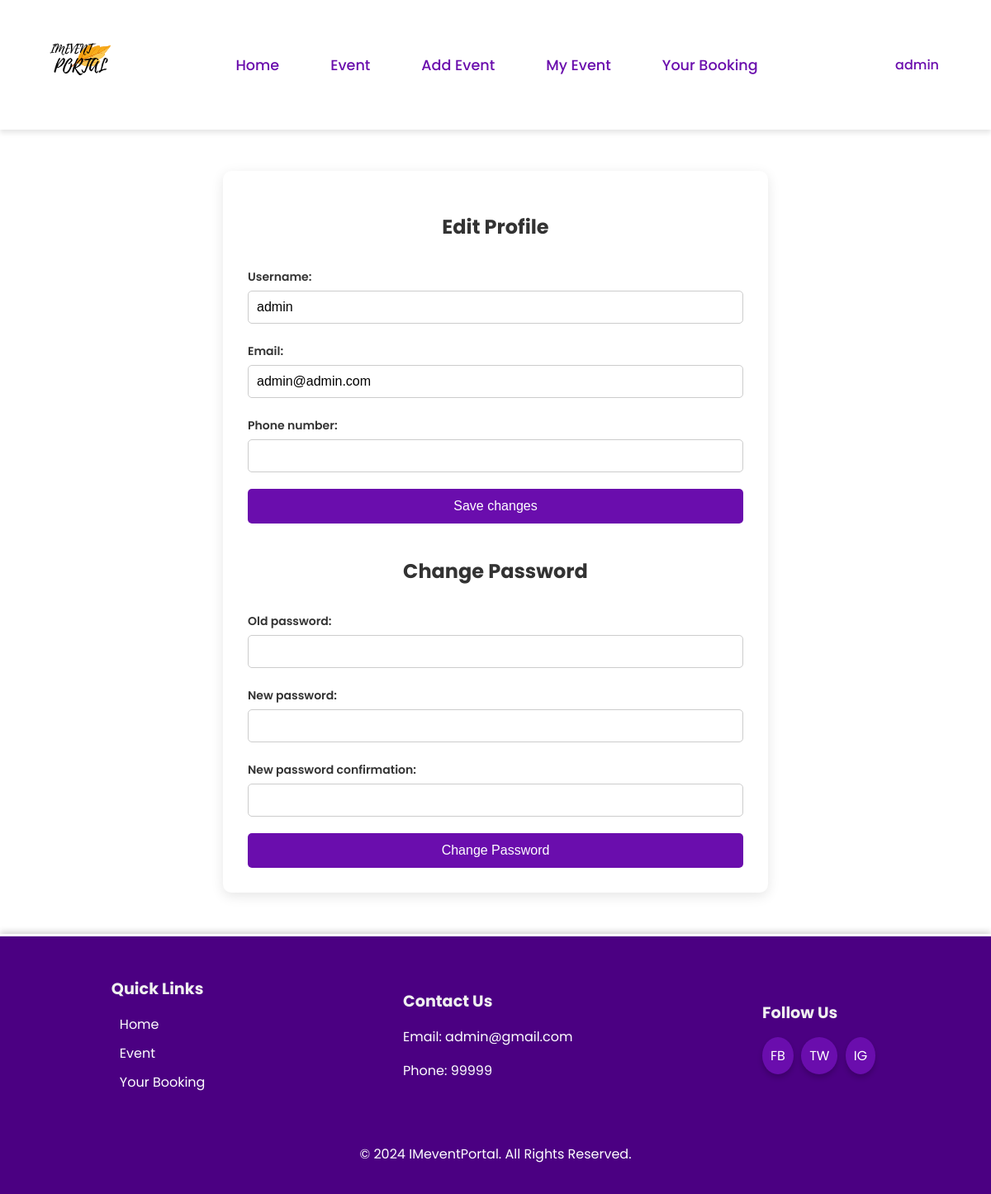
Page /editProfile/2 (signed in) on the committed database.
### Event/models.py (models this page shows, shortened)
class CustomUser(AbstractUser):
    email = models.EmailField(unique=True)
    user_type = models.CharField(max_length=10, choices=USER_TYPE_CHOICES, default='student')
    phone_number = models.CharField(max_length=15, null=True, blank=True)

### Event/views.py (the view, shortened to what this page needs)
# urls.py: path('editProfile/<int:user_id>', views.edit_profile, name='edit_profile'),
def edit_profile(request, user_id):
    profile = CustomUserChangeForm(instance=request.user)
    password = CustomPasswordChangeForm(user=request.user)
    if request.method == 'GET':
        return render(request, 'editprofile.html', {"user": profile, "password": password})
    return render(request, 'editprofile.html', {"user": profile, "password": password})

### Event/forms.py (shortened to what this page needs)
class CustomUserChangeForm(UserChangeForm):
    class Meta:
        model = CustomUser
        fields = ("username", "email", "phone_number")
    def __init__(self, *args, **kwargs):
        super(CustomUserChangeForm, self).__init__(*args, **kwargs)
        self.fields['phone_number'].widget.attrs.update({'class': 'form-control'})
        if 'password' in self.fields:
            self.fields.pop('password')

class CustomPasswordChangeForm(PasswordChangeForm):
    error_messages = {
        'password_incorrect': "Your old password was entered incorrectly. Please enter it again.",
        'password_mismatch': "The two password fields didn't match.",
        'password_too_short': "The new password must contain at least 8 characters.",
        'password_common': "The new password is too common. Please choose a different password.",
        'password_entirely_numeric': "The new password cannot be entirely numeric."
    }

### Event/templates/editprofile.html (shortened to what this page needs)
{% extends 'base.html' %}
{% load static %}
{% block extra_head %}
    <link rel="stylesheet" href="{% static 'css/editprofile.css' %}">
{% endblock %}
{% block content %}
    <div class="form-container" id="profile-section">
        <h2>Edit Profile</h2>
        <form method="post" class="profile-form" name="save_profile" >
            <div class="form-group">
                {{ user.username.label_tag }} {{ user.username }}
            </div>
            <div class="form-group">
                {{ user.email.label_tag }} {{ user.email }}
            </div>
            <div class="form-group">
                {{ user.phone_number.label_tag }} {{ user.phone_number }}
            </div>
            <button type="submit" class="btn btn-primary" name="save_profile">Save changes</button>
        </form>
        <h2 class="mt-5">Change Password</h2>
        <form method="post" class="password-form" name="change_password">
            <div class="form-group">
                {{ password.old_password.label_tag }} {{ password.old_password }}
            </div>
            <div class="form-group">
                {{ password.new_password1.label_tag }} {{ password.new_password1 }}
            </div>
            <div class="form-group">
                {{ password.new_password2.label_tag }} {{ password.new_password2 }}
            </div>
            <button type="submit" name="change_password" class="btn btn-primary">Change Password</button>
        </form>
    </div>
{% endblock %}

### Event/templates/base.html (shortened to what this page needs)
{% load static %}
<!doctype html>
<html lang="en">
<head>
    <link rel="stylesheet" href="https://cdnjs.cloudflare.com/ajax/libs/font-awesome/6.0.0-beta3/css/all.min.css">
    {% block extra_head %}
    {% endblock %}
</head>
<body>
    <div class="wrapper">
        <nav class="nav">
            <div class="container">
                <div class="nav-content">
                    <div class="logo">
                        <img src="{% static 'image/IMEVENT.svg' %}" alt="Logo">
                    </div>
                    <div class="nav-links">
                        <a href="{% url 'index' %}" class="{% if request.path == '/' %}active{% endif %}">Home</a>
                        <a href="{% url 'event' %}" class="{% if request.path == '/event/' %}active{% endif %}">Event</a>
                        {% if request.user.user_type == 'Mpp' or request.user.user_type == 'Admin' %}
                            <a href="{% url 'createEvent' %}" class="{% if request.path == '/createEvent/' %}active{% endif %}">Add Event</a>
                            <a href="{% url 'myevent' %}" class="{% if request.path == '/myevent/' %}active{% endif %}">My Event</a>
                        {% endif %}
                        <a href="{% url 'yourbooking' %}" class="{% if request.path == '/yourbooking/' %}active{% endif %}">Your Booking</a>
                    </div>
                    <div class="nav-actions">
                        {% if request.user.is_authenticated %}
                            <div class="dropdown">
                                <a href="javascript:void(0)">{{ request.user.username }}</a>
                            </div>
                        {% else %}
                            <a href="{% url 'login' %}">Log In</a>
                            <a href="{% url 'register' %}">Register</a>
                        {% endif %}
                    </div>
                </div>
            </div>
        </nav>
        <main>
            {% block content %}
            {% endblock %}
        </main>
    <footer>
        <div class="footer-navigation">
            <h3>Quick Links</h3>
            <ul>
                <li><a href="{% url 'index' %}">Home</a></li>
                <li><a href="{% url 'event' %}">Event</a></li>
                <li><a href="{% url 'yourbooking' %}">Your Booking</a></li>
            </ul>
        </div>
        <div class="footer-contact">
            <h3>Contact Us</h3>
            <p>Email: admin@gmail.com</p>
            <p>Phone: 99999</p>
        </div>
        <div class="footer-social">
            <h3>Follow Us</h3>
            <div class="social-icons">
                <a href="https://facebook.com" target="_blank" class="social-icon">FB</a>
                <a href="https://twitter.com" target="_blank" class="social-icon">TW</a>
                <a href="https://instagram.com" target="_blank" class="social-icon">IG</a>
            </div>
        </div>
        <div style="width: 100%; text-align: center; padding-top: 20px; color: #fff;">
            <p>&copy; 2024 IMeventPortal. All Rights Reserved.</p>
        </div>
    </footer>
</body>
</html>

### Event/static/css/editprofile.css (style rules this page uses)
.form-container { max-width: 600px; margin: 50px auto; padding: 30px; background-color: #ffffff; border-radius: 10px; box-shadow: 0 4px 15px rgba(0, 0, 0, 0.1); }
.profile-form .form-group, .password-form .form-group { margin-bottom: 20px; }
.form-container h2 { text-align: center; margin-bottom: 30px; color: #333; font-weight: bold; }
.form-container label { font-size: 14px; font-weight: 600; color: #333; }
.form-container input { width: 100%; padding: 10px; font-size: 16px; border-radius: 5px; border: 1px solid #ccc; margin-top: 5px; box-sizing: border-box; outline: none; transition: border-color 0.3s; }
.btn-primary { width: 100%; padding: 12px; background-color: #6a0dad; border: none; border-radius: 5px; color: white; font-size: 16px; cursor: pointer; transition: background-color 0.3s; }
.mt-5 { margin-top: 40px; }

### Event/templates/base.html (style rules this page uses)
body, html { font-family: 'Poppins', sans-serif; margin: 0; padding: 0; height: 100%; display: flex; flex-direction: column; }
.wrapper { min-height: 100vh; display: flex; flex-direction: column; justify-content: space-between; }
.nav { background-color: #ffffff; box-shadow: 0 4px 6px rgba(0, 0, 0, 0.1); position: sticky; top: 0; z-index: 1000; }
.container { margin-left: auto; margin-right: auto; max-width: 80rem; padding-left: 1rem; padding-right: 1rem; display: flex; align-items: center; justify-content: space-between; }
.nav-content { display: flex; align-items: center; width: 100%; justify-content: space-between; }
.logo img { height: 150px; }
.nav-links { display: flex; align-items: center; }
.nav-links a { margin-right: 2rem; text-decoration: none; color: #6a0dad; font-size: 1.1rem; font-weight: 500; padding: 10px 15px; transition: background-color 0.3s, color 0.3s; border-radius: 5px; }
.nav-actions { display: flex; align-items: center; position: relative; }
.nav-actions .dropdown { position: relative; display: inline-block; }
.nav-actions a { margin-right: 2rem; text-decoration: none; color: #6a0dad; font-weight: 500; padding: 10px 15px; transition: background-color 0.3s; border-radius: 5px; }
footer { background-color: #4B0082; color: #ffffff; padding: 20px; display: flex; flex-wrap: wrap; justify-content: space-around; align-items: center; border-top: 3px solid #ffffff; box-shadow: 0 -2px 8px rgba(0, 0, 0, 0.2); margin-top: auto; }
.footer-navigation, .footer-contact, .footer-social { margin: 10px; }
.footer-navigation h3, .footer-contact h3, .footer-social h3 { color: #f0f0f0; margin-bottom: 15px; font-size: 1.2rem; }
.footer-navigation ul, .footer-social .social-icons { list-style: none; padding: 0; }
.footer-navigation ul li, .social-icon { margin-bottom: 10px; transition: transform 0.3s ease, background-color 0.3s ease, box-shadow 0.3s ease; }
.footer-navigation ul li a, .social-icon { color: #ffffff; text-decoration: none; font-size: 1rem; padding: 5px 10px; border-radius: 8px; transition: color 0.3s ease, background-color 0.3s ease; }
.social-icon { display: inline-block; padding: 10px; background-color: #6A0DAD; margin-right: 5px; border-radius: 50%; box-shadow: 0 4px 6px rgba(0, 0, 0, 0.2); }

### rows in the picture
CustomUser: user.username "admin", username "admin", email "admin@admin.com"

### other values in the picture
{{ user.username.label_tag }} "Username:"
{{ user.email.label_tag }} "Email:"
{{ user.phone_number.label_tag }} "Phone number:"
{{ password.old_password.label_tag }} "Old password:"
{{ password.new_password1.label_tag }} "New password:"
{{ password.new_password2.label_tag }} "New password confirmation:"
